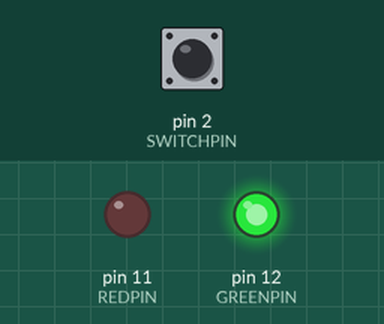
This sketch was run on a simulated Arduino Uno, built with avr-gcc and run on an emulated ATmega328P. Shown: output pins drawn as LEDs (lit = HIGH). Inputs (shaded band) come from the test bench; at power-on: pin 2 (SWITCHPIN) HIGH.

Above: at 1.25 s.
1.3 s: pin 2 (SWITCHPIN) pulled LOW for 0.15 s
At 2.3 s:
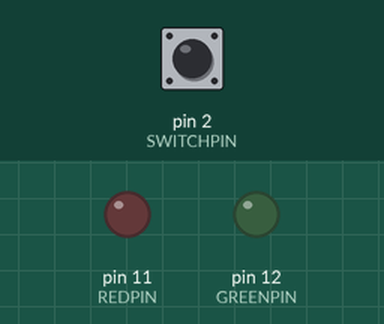
4.4 s: pin 2 (SWITCHPIN) pulled LOW for 1 s
At 5.25 s:
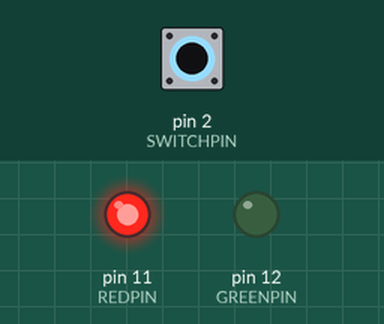
8.4 s: pin 2 (SWITCHPIN) pulled LOW for 3.2 s
At 13.3 s:
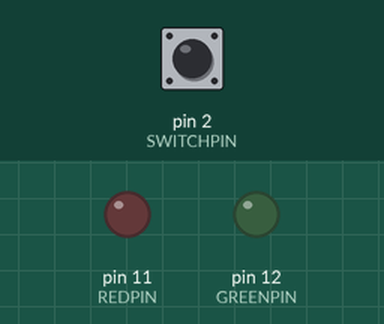
Timing chart, 0 to 19.1 s (numbered marks = the images above; inputs shaded):
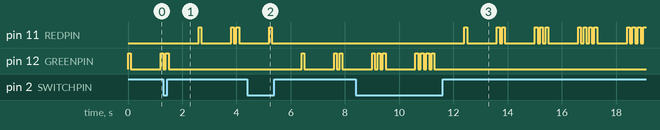

Measured:
- after the input at 1.3 s, pin 11 (REDPIN): goes HIGH 0.10 s, LOW 1.1 s, HIGH 0.10 s, LOW 0.10 s, HIGH 0.10 s, then LOW, starting after 1.3 s; pin 12 (GREENPIN): goes on until 1.5 s, then stays LOW
- after the input at 4.4 s, pin 11 (REDPIN): goes on until 5.3 s, then stays LOW; pin 12 (GREENPIN): goes HIGH 0.10 s, LOW 1.1 s, HIGH 0.10 s, LOW 0.10 s, HIGH 0.10 s, then LOW, starting after 2.0 s
- after the input at 8.4 s, pin 11 (REDPIN): LOW → HIGH after 4.0 s, → LOW 0.10 s later, → HIGH 1.1 s later, → LOW 0.10 s later, … (27 changes in this stretch)

The sketch:

p0.ino
```cpp
#define REDPIN    11
#define GREENPIN  12
#define SWITCHPIN 2

#define LED_DELAY   100

// This variable decides which LED's turn it is to flash.
// 0 = green, 1 = red
static volatile int turn = 0;

static unsigned long lastTime = 0, currTime;
#define THRESHOLD    10

void pinISR() {
  currTime = millis(); // millis() uses Timer0 behind the scenes

  if(currTime - lastTime > THRESHOLD) {
    // Toggles turn
    turn = 1 - turn;
    lastTime = currTime;
  }
}

void setup() {
  // put your setup code here, to run once:

  pinMode(REDPIN, OUTPUT);
  pinMode(GREENPIN, OUTPUT);
  pinMode(SWITCHPIN, INPUT);
  attachInterrupt(digitalPinToInterrupt(SWITCHPIN), pinISR, RISING);
}

void flashGreen() {
  int counter=1;
  while(turn == 0) {
    for(int i = 0; i < counter && turn == 0; i++) {
      digitalWrite(GREENPIN, HIGH);
      delay(LED_DELAY);
      digitalWrite(GREENPIN, LOW);
      delay(LED_DELAY);
    }
    counter++;
    delay(1000);
  }
}

void flashRed() {
  int counter=1;
  while(turn == 1) {
    for(int i = 0; i < counter && turn == 1; i++) {
      digitalWrite(REDPIN, HIGH);
      delay(LED_DELAY);
      digitalWrite(REDPIN, LOW);
      delay(LED_DELAY);
    }
    counter++;
    delay(1000);
  }
}

void loop() {
  // put your main code here, to run repeatedly:

  if(turn == 0)
    flashGreen();

  if(turn == 1)
    flashRed();
}
```
